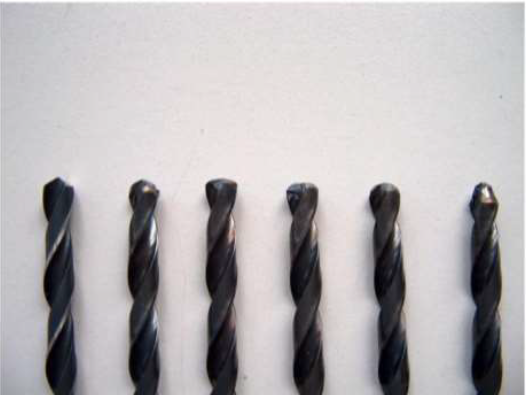
#> input picture imageProcessing/Python/goruntuisleme/matkapuclar.png, 526 x 395 px
$ python 23-korelasyon.py
#> lines starting #> are read from the running program, lines starting #| are printed output that depends on the picture
import numpy as np
import cv2
import matplotlib.pyplot as plt
from mpl_toolkits.mplot3d import Axes3D

# Görüntüleri yükle
image = cv2.imread('matkapuclar.png', cv2.IMREAD_GRAYSCALE)
#> image: shape (395, 526); min 0, max 255, mean 180.1
template = cv2.imread('saglamuc.png', cv2.IMREAD_GRAYSCALE)
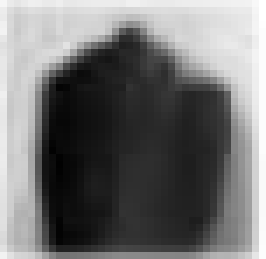
#> input picture imageProcessing/Python/goruntuisleme/saglamuc.png, 38 x 37 px (shown 7 times larger)
#> template is the input picture: shape (37, 38); min 1, max 255, mean 114.1

# Şablon boyutları
th, tw = template.shape
#> th = 37; tw = 38

# Korelasyon hesaplama (manuel NCC)
result = np.zeros((image.shape[0] - th + 1, image.shape[1] - tw + 1))
for i in range(result.shape[0]):
    for j in range(result.shape[1]):
        region = image[i:i + th, j:j + tw]
        numerator = np.sum((region - region.mean()) * (template - template.mean()))
        denominator = np.sqrt(np.sum((region - region.mean())**2) * np.sum((template - template.mean())**2))
        result[i, j] = numerator / denominator if denominator != 0 else 0
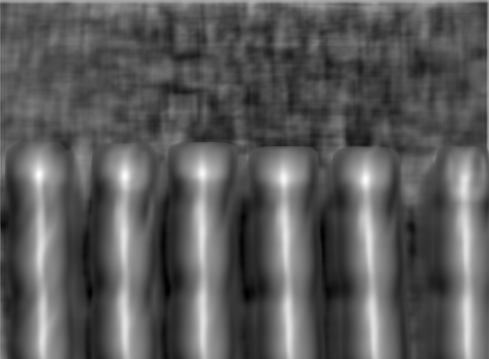
#> result: shape (359, 489) float64; min -0.638, max 0.946, mean -0.0716; drawn with min black and max white

# En yüksek korelasyon değerinin bulunduğu konumu bul ve işaretle
top_left = np.unravel_index(np.argmax(result), result.shape)
#> top_left = (174, 39)
bottom_right = (top_left[1] + tw, top_left[0] + th)
#> bottom_right = (77, 211)

# İşaretli görüntü
marked_image = np.copy(image)
marked_image[top_left[0]:bottom_right[1], top_left[1]] = 255  # Sol kenar
#> marked_image: shape (395, 526); min 0, max 255, mean 180.1
marked_image[top_left[0]:bottom_right[1], bottom_right[0] - 1] = 255  # Sağ kenar
#> marked_image: shape (395, 526); min 0, max 255, mean 180.1
marked_image[top_left[0], top_left[1]:bottom_right[0]] = 255  # Üst kenar
#> marked_image: shape (395, 526); min 0, max 255, mean 180.1
marked_image[bottom_right[1] - 1, top_left[1]:bottom_right[0]] = 255  # Alt kenar
#> marked_image: shape (395, 526); min 0, max 255, mean 180.1

# Görselleştirme
plt.figure(figsize=(12, 6))

# Korelasyon imgesi
plt.subplot(1, 3, 1)
plt.imshow(result, cmap='gray')
plt.title('Korelasyon İmgesi')

# İşaretli görüntü
plt.subplot(1, 3, 2)
plt.imshow(marked_image, cmap='gray')
plt.title('Bulunan Bölge')

# 3D yüzey grafiği
ax = plt.subplot(1, 3, 3, projection='3d')
X, Y = np.meshgrid(np.arange(result.shape[1]), np.arange(result.shape[0]))
ax.plot_surface(X, Y, result, cmap='gray', edgecolor='none')
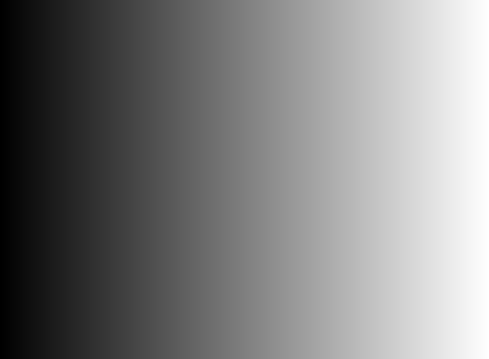
#> X: shape (359, 489) int64; min 0, max 488, mean 244; drawn with min black and max white
ax.set_title('Korelasyon Yüzeyi')
ax.set_xlabel('X')
ax.set_ylabel('Y')

plt.tight_layout()
plt.show()
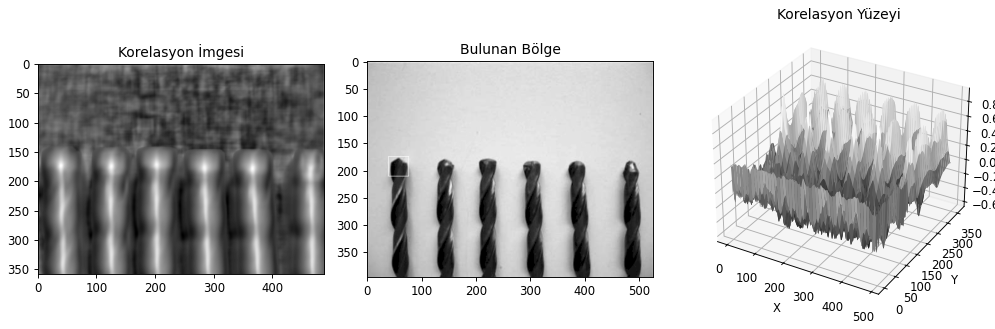
#> figure drawn by matplotlib, 3 panels
